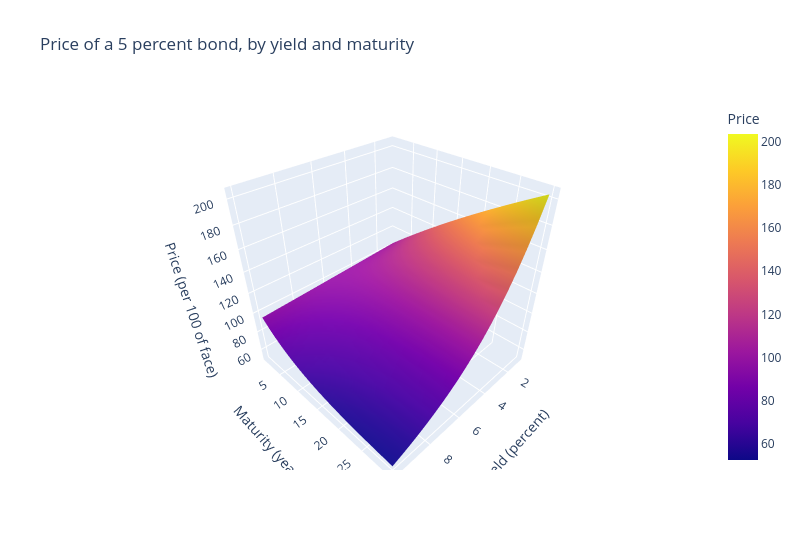

Here is the notebook cell this chart was saved with:
### Markdown cell above
* 19 yields and 30 maturities give a table of 30 rows and 19 columns: 570 prices from one line, because the function is built from array arithmetic. The lowest is 52.68 and the highest is 203.45, the two 30-year corners printed above. Along the 1-year row the price only runs from 95.35 to 103.97.

Q. Draw the price table as a surface.

### Code cell
# go.Figure() makes an empty plotly figure, and go.Surface() is the surface to put on it
# x and y are the two axes, and z is the table of heights
fig = go.Figure(go.Surface(x=yields, y=years, z=price_grid,
                           colorbar={'title': 'Price'}))

# the title, the size, and the three axis titles are set on the layout
fig.update_layout(title='Price of a 5 percent bond, by yield and maturity',
                  width=800, height=550,
                  scene={'xaxis_title': 'Yield (percent)',
                         'yaxis_title': 'Maturity (years)',
                         'zaxis_title': 'Price (per 100 of face)'})

fig.show()

### Figure 1 — Plotly figure (JSON) as saved in the notebook; plotly's stock layout.template omitted (floating-point values rounded to 4 significant figures; data arrays with more than 128 entries replaced by an {"elided": "..."} marker saying what was removed)
{"data": [{"colorbar": {"title": {"text": "Price"}}, "type": "surface", "x": [1.0, 1.5, 2.0, 2.5, 3.0, 3.5, 4.0, 4.5, 5.0, 5.5, 6.0, 6.5, 7.0, 7.5, 8.0, 8.5, 9.0, 9.5, 10.0], "y": [1, 2, 3, 4, 5, 6, 7, 8, 9, 10, 11, 12, 13, 14, 15, 16, 17, 18, 19, 20, 21, 22, 23, 24, 25, 26, 27, 28, 29, 30], "z": {"elided": "30x19 float values"}}], "layout": {"height": 550, "scene": {"xaxis": {"title": {"text": "Yield (percent)"}}, "yaxis": {"title": {"text": "Maturity (years)"}}, "zaxis": {"title": {"text": "Price (per 100 of face)"}}}, "title": {"text": "Price of a 5 percent bond, by yield and maturity"}, "width": 800}}
